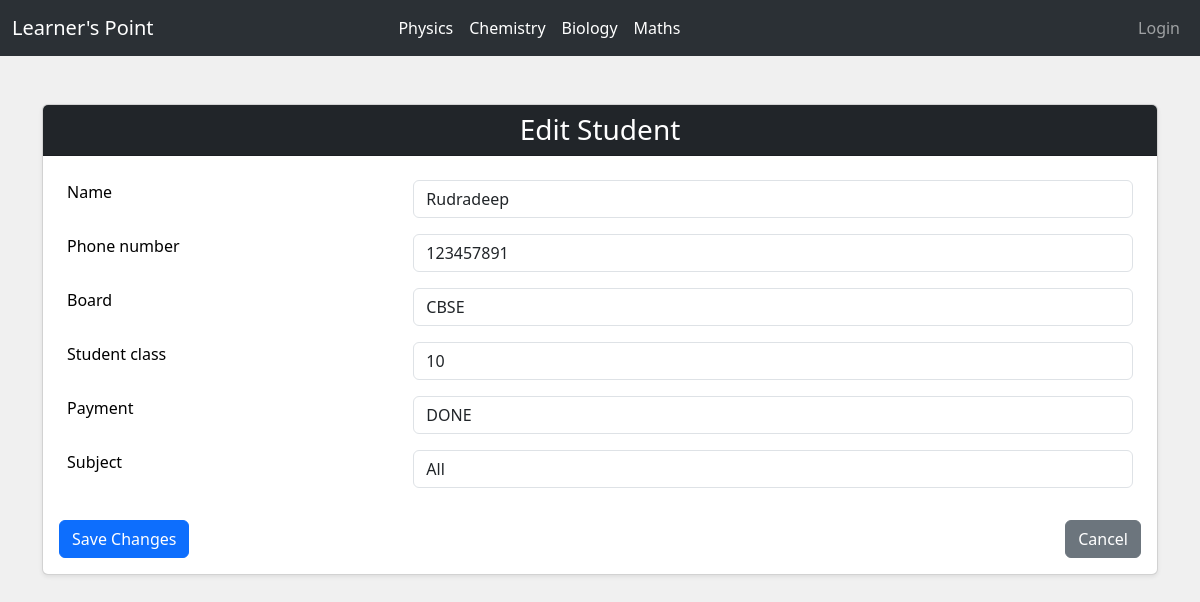
The page /student/1/edit/ on the database its author committed.
### myapp/models.py (models this page shows, shortened)
class Student(models.Model):
    name = models.CharField(max_length=100)
    phone_number = models.CharField(max_length=15, blank=True)
    board = models.CharField(max_length=50, choices=[('CBSE', 'CBSE'), ('WBBSE', 'WBBSE'), ('ICSE', 'ICSE')])
    student_class = models.IntegerField(choices=[(1,1),(2,2),(3,3),(4,4),(5, 5), (6, 6), (7, 7), (8, 8), (9, 9), (10, 10), (11, 11), (12, 12)])
    payment = models.CharField(max_length=50, choices=[('DONE', 'DONE'), ('NOT DONE', 'NOT DONE')], default='NOT DONE')
    subject = models.CharField(max_length=100, default='All')

### myapp/views.py (the view)
# urls.py: path('student/<int:student_id>/edit/', views.edit_student, name='edit_student'),
def edit_student(request, student_id):
    student = get_object_or_404(Student, id=student_id)
    if request.method == 'POST':
        form = StudentForm(request.POST, instance=student)
        if form.is_valid():
            form.save()
            messages.success(request, 'Student profile updated successfully!')
            return redirect('student_profile', student_id=student.id)
    else:
        form = StudentForm(instance=student)
    return render(request, 'edit_student.html', {'form': form, 'student': student})

### myapp/forms.py
class StudentForm(forms.ModelForm):
    class Meta:
        model = Student
        fields = ['name', 'phone_number', 'board', 'student_class', 'payment', 'subject']
        widgets = {
            'name': forms.TextInput(attrs={'class': 'form-control', 'placeholder': 'Enter student name'}),
            'phone_number': forms.TextInput(attrs={'class': 'form-control', 'placeholder': 'Enter phone number'}),
            'board': forms.Select(attrs={'class': 'form-control'}),
            'student_class': forms.Select(attrs={'class': 'form-control', 'placeholder': 'Enter class'}),
            'payment': forms.Select(attrs={'class': 'form-control'}),
            'subject': forms.TextInput(attrs={'class': 'form-control', 'placeholder': 'Enter subject'}),
        }

### templates/edit_student.html (shortened to what this page needs)
{% extends "base.html" %}
{% load static %}
{% block style %}
<link rel="stylesheet" href="{% static 'css/style.css' %}">
{% endblock %}
{% block body %}
<div class="container py-5">
    <div class="card shadow-sm">
        <div class="card-header bg-dark text-white">
            <h3 class="mb-0 text-center">Edit Student</h3>
        </div>
        <div class="card-body">
            <form method="POST">
                <table class="table table-borderless">
                    <tbody>
                        {% for field in form %}
                        <tr>
                            <td><label for="{{ field.id_for_label }}" class="form-label">{{ field.label }}</label></td>
                            <td>{{ field }}</td>
                        </tr>
                        {% endfor %}
                    </tbody>
                </table>
                <div class="d-flex justify-content-between mt-4">
                    <button type="submit" class="btn btn-primary">Save Changes</button>
                    <a href="{% url 'student_profile' student.id %}" class="btn btn-secondary">Cancel</a>
                </div>
            </form>
        </div>
    </div>
</div>
{% endblock %}

### rows shown on the page
Student: form "Rudradeep" "123457891" "CBSE" "10" "DONE" "All"

### other values the page prints
{{ field.label }} "Name" "Phone number" "Board" "Student class" "Payment" "Subject"
